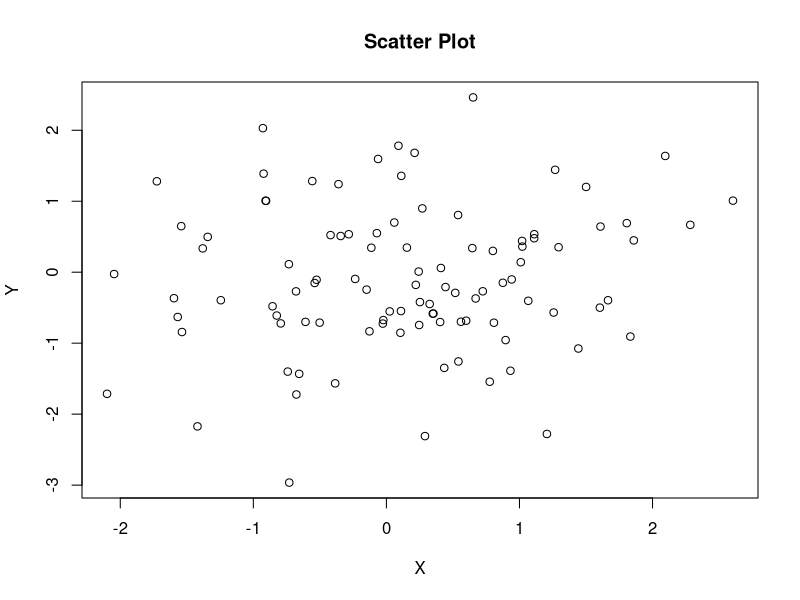

The R source for this figure:
# Generate some random data
x <- rnorm(100)
y <- rnorm(100)

# Plot the data
plot(x, y, main = "Scatter Plot", xlab = "X", ylab = "Y")
